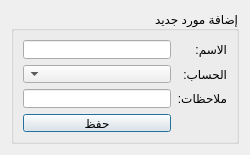
<?xml version="1.0" encoding="UTF-8"?>
<ui version="4.0">
 <class>Dialog</class>
 <widget class="QDialog" name="Dialog">
  <property name="geometry">
   <rect>
    <x>0</x>
    <y>0</y>
    <width>250</width>
    <height>155</height>
   </rect>
  </property>
  <property name="minimumSize">
   <size>
    <width>250</width>
    <height>150</height>
   </size>
  </property>
  <property name="maximumSize">
   <size>
    <width>250</width>
    <height>155</height>
   </size>
  </property>
  <property name="windowTitle">
   <string>Dialog</string>
  </property>
  <property name="layoutDirection">
   <enum>Qt::RightToLeft</enum>
  </property>
  <layout class="QGridLayout" name="gridLayout_2">
   <item row="0" column="0">
    <widget class="QGroupBox" name="groupBox_2">
     <property name="maximumSize">
      <size>
       <width>16777215</width>
       <height>16777215</height>
      </size>
     </property>
     <property name="title">
      <string>إضافة مورد جديد</string>
     </property>
     <layout class="QGridLayout" name="gridLayout">
      <item row="0" column="0">
       <widget class="QLabel" name="label">
        <property name="text">
         <string>الاسم:</string>
        </property>
       </widget>
      </item>
      <item row="2" column="2">
       <widget class="QLineEdit" name="notes_input">
        <property name="minimumSize">
         <size>
          <width>100</width>
          <height>0</height>
         </size>
        </property>
        <property name="maximumSize">
         <size>
          <width>200</width>
          <height>16777215</height>
         </size>
        </property>
       </widget>
      </item>
      <item row="1" column="2">
       <widget class="QComboBox" name="accounts_combobox">
        <property name="minimumSize">
         <size>
          <width>100</width>
          <height>0</height>
         </size>
        </property>
        <property name="maximumSize">
         <size>
          <width>200</width>
          <height>16777215</height>
         </size>
        </property>
       </widget>
      </item>
      <item row="2" column="0">
       <widget class="QLabel" name="label_3">
        <property name="text">
         <string>ملاحظات:</string>
        </property>
       </widget>
      </item>
      <item row="1" column="0">
       <widget class="QLabel" name="label_2">
        <property name="text">
         <string>الحساب:</string>
        </property>
       </widget>
      </item>
      <item row="0" column="2">
       <widget class="QLineEdit" name="name_input">
        <property name="minimumSize">
         <size>
          <width>100</width>
          <height>0</height>
         </size>
        </property>
        <property name="maximumSize">
         <size>
          <width>200</width>
          <height>16777215</height>
         </size>
        </property>
       </widget>
      </item>
      <item row="3" column="2">
       <widget class="QPushButton" name="save_btn">
        <property name="text">
         <string>حفظ</string>
        </property>
       </widget>
      </item>
     </layout>
    </widget>
   </item>
  </layout>
 </widget>
 <resources/>
 <connections/>
</ui>
